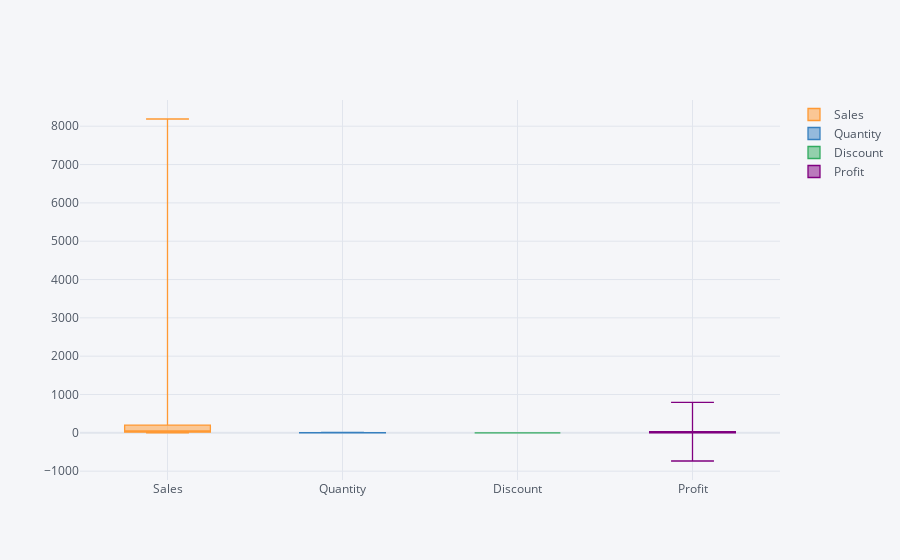

The notebook cell this image was saved under:
### Markdown cell above
#Observation:- In each and every every region, sales for 'Office Supplies' are very poor. Furniture and Technology are well ahead.

### Code cell
ds

### Figure 1 — Plotly figure (JSON) as saved in the notebook; plotly's stock layout.template omitted (floating-point values rounded to 4 significant figures; data arrays with more than 128 entries replaced by an {"elided": "..."} marker saying what was removed)
{"data": [{"boxpoints": false, "line": {"width": 1.3}, "marker": {"color": "rgba(255, 153, 51, 1.0)"}, "name": "Sales", "orientation": "v", "y": {"elided": "9889 float values"}, "type": "box"}, {"boxpoints": false, "line": {"width": 1.3}, "marker": {"color": "rgba(55, 128, 191, 1.0)"}, "name": "Quantity", "orientation": "v", "y": {"elided": "9889 int values"}, "type": "box"}, {"boxpoints": false, "line": {"width": 1.3}, "marker": {"color": "rgba(50, 171, 96, 1.0)"}, "name": "Discount", "orientation": "v", "y": {"elided": "9889 float values"}, "type": "box"}, {"boxpoints": false, "line": {"width": 1.3}, "marker": {"color": "rgba(128, 0, 128, 1.0)"}, "name": "Profit", "orientation": "v", "y": {"elided": "9889 float values"}, "type": "box"}], "layout": {"legend": {"bgcolor": "#F5F6F9", "font": {"color": "#4D5663"}}, "paper_bgcolor": "#F5F6F9", "plot_bgcolor": "#F5F6F9", "title": {"font": {"color": "#4D5663"}}, "xaxis": {"gridcolor": "#E1E5ED", "showgrid": true, "tickfont": {"color": "#4D5663"}, "title": {"font": {"color": "#4D5663"}, "text": ""}, "zerolinecolor": "#E1E5ED"}, "yaxis": {"gridcolor": "#E1E5ED", "showgrid": true, "tickfont": {"color": "#4D5663"}, "title": {"font": {"color": "#4D5663"}, "text": ""}, "zerolinecolor": "#E1E5ED"}}}
